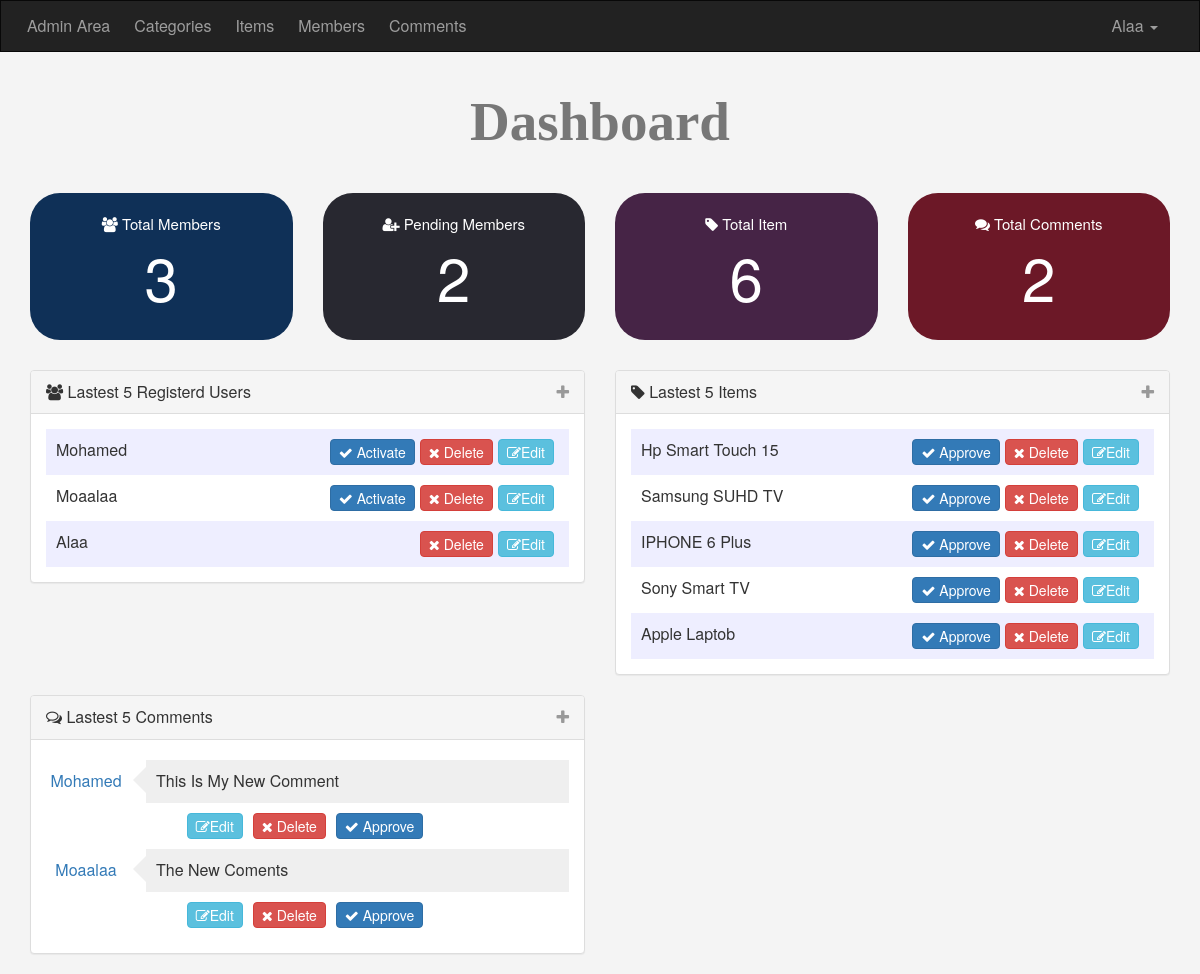
Page /admin/dashboard.php (signed in) on the committed database.
### tables this page shows
CREATE TABLE `users` (
  `userId` int(11) NOT NULL COMMENT 'the user id',
  `userName` varchar(255) NOT NULL COMMENT 'the user name',
  `password` varchar(255) NOT NULL COMMENT 'the password',
  `email` varchar(255) NOT NULL,
  `fullName` varchar(255) NOT NULL,
  `groubId` int(11) NOT NULL DEFAULT '0' COMMENT 'id for the user permission',
  `trustStatuse` int(11) NOT NULL DEFAULT '0' COMMENT 'trusted sealer',
  `regStatuse` int(11) NOT NULL DEFAULT '0' COMMENT 'status of the registration',
  `Date` date NOT NULL
);

CREATE TABLE `items` (
  `item_ID` int(11) NOT NULL,
  `itemName` varchar(255) NOT NULL,
  `itemDesc` text NOT NULL,
  `itemPrice` varchar(255) NOT NULL,
  `itemAddingDate` date NOT NULL,
  `itemCountryMade` varchar(255) NOT NULL,
  `itemImage` varchar(255) NOT NULL,
  `itemStatuse` varchar(255) NOT NULL,
  `itemRating` smallint(6) NOT NULL,
  `itemApprove` tinyint(4) NOT NULL DEFAULT '0',
  `cat_ID` int(11) NOT NULL,
  `userId` int(11) NOT NULL
);

CREATE TABLE `comments` (
  `c_ID` int(11) NOT NULL,
  `commentName` text NOT NULL,
  `commentStatuse` tinyint(4) NOT NULL,
  `commentDate` date NOT NULL,
  `item_ID` int(11) NOT NULL,
  `userId` int(11) NOT NULL
);

### admin/includes/functions/functions.php (called while the page is built, shortened)
<?php
	function checkItme($select, $from, $value) {
		global $conn;
		$st = $conn->prepare("SELECT $select FROM $from WHERE $select = ?");
		$st->execute(array($value));
		$count = $st->rowCount();
		return $count;
	}
	function countItem($item, $table) {
		global $conn;
		$stmt2 = $conn->prepare("SELECT COUNT($item) FROM $table ");
		$stmt2->execute();
		return $stmt2->fetchColumn();
	}
	function getLatest($select, $table, $order, $limit = 5) {
		global $conn;
		$getstmt = $conn->prepare("SELECT $select FROM $table ORDER BY $order DESC LIMIT $limit");
		$getstmt->execute();
		$rows = $getstmt->fetchAll();
		return $rows;
	}

### admin/dashboard.php (the view, shortened to what this page needs)
<?php
	if (isset($_SESSION['userName'])) {
		include 'init.php';
		$latestUser = 5;
		$latest = getLatest("*", "users", "userId", $latestUser);
		$latestItem = 5;
		$latestItems = getLatest("*", "items", "item_ID", $latestItem);
		$latestcomments = 5;
		?>
		<div class='container home-stats text-center'>
			<h1>Dashboard</h1>
			<div class='row'>
				<div class='col-md-3'>
					<div class='stat st-members'>
						<i class="fa fa-users"></i> total members
						<span><a href='members.php'><?php echo countItem('userId', 'users') ?></a></span>
					</div>
				</div>
				<div class='col-md-3'>
					<div class='stat st-pending'>
						<i class="fa fa-user-plus"></i> pending members
						<span><a href='members.php?do=manage&page=pending'><?php echo checkItme('regStatuse', 'users', 0) ?></a></span>
					</div>
				</div>
				<div class='col-md-3'>
					<div class='stat st-items'>
						<i class="fa fa-tag"></i> total item
						<span><a href='items.php'><?php echo countItem('item_ID', 'items') ?></a></span>
					</div>
				</div>
				<div class='col-md-3'>
					<div class='stat st-comment'>
						<i class="fa fa-comments"></i> total comments
						<span><a href='comments.php'><?php echo countItem('c_ID', 'comments') ?></a></span>
					</div>
				</div>
			</div>
		</div>
		<div class='container latest'>
			<div class='row'>
				<div class='col-sm-6'>
					<div class='panel panel-default'>
							<div class='panel-heading'>
								<i class='fa fa-users'></i> lastest
								<?php echo $latestUser?> registerd users
								<span class="toggle-info pull-right">
									<i class="fa fa-plus"></i>
								</span>
							</div>
							<div class='panel-body'>
								<ul class="list-unstyled latest-users">
									<?php
										foreach ($latest as $user) {
											echo '<li>' . $user["userName"] .
													' <a href="members.php?do=edit&id='.$user["userId"].'">
														<span class="btn btn-info pull-right">
														<i class="fa fa-edit"></i>Edit';
													echo"<a href='members.php?do=delete&id=".$user["userId"]."' class='btn btn-danger pull-right confirm'><i class='fa fa-close'></i> delete</a>";
														if ($user['regStatuse'] == 0) {
														  	echo "<a href='members.php?do=activate&id=".$user['userId']."' class='btn btn-primary pull-right activate'>
														  	<i class='fa fa-check'></i> activate</a>";
														}
												echo'	</span>
													  </a>
												  </li>
												';
										}
									?>
								</ul>
							</div>
					</div>
				</div>
				<div class='col-sm-6'>
					<div class='panel panel-default'>
							<div class='panel-heading'>
								<i class='fa fa-tag'></i>
								lastest <?php echo $latestItem; ?>  items
								<span class="toggle-info pull-right">
									<i class="fa fa-plus"></i>
								</span>
							</div>
							<div class='panel-body'>
								<ul class="list-unstyled latest-users">
									<?php
									if(!empty ($latestItems)){
										foreach ($latestItems as $item) {
											echo '<li>' . $item["itemName"] .
													' <a href="items.php?do=edit&id='.$item["item_ID"].'">
														<span class="btn btn-info pull-right">
														<i class="fa fa-edit"></i>Edit';
											echo"<a href='items.php?do=delete&id=".$item['item_ID']."' class='btn btn-danger pull-right confirm'><i class='fa fa-close'></i> delete</a>";
											if ($item['itemApprove'] == 0) {
														  	echo "<a href='items.php?do=approve&id=".$item['item_ID']."' class='btn btn-primary pull-right activate'>
														  	<i class='fa fa-check'></i> Approve</a>";
														}
												echo'	</span>
													  </a>
												  </li>
												';
										}
									}else{
										echo "<div class='alert alert-warning'> there is no item to show</div>";
									}
									?>
								</ul>
							</div>
					</div>
				</div>
			</div>
			<div class='row'>
				<div class='col-sm-6'>
					<div class='panel panel-default'>
							<div class='panel-heading'>
								<i class='fa fa-comments-o'></i> lastest <?php echo $latestcomments; ?>
								 comments
								<span class="toggle-info pull-right">
									<i class="fa fa-plus"></i>
								</span>
							</div>
							<div class='panel-body'>
								<ul class="list-unstyled latest-users">
									<?php
										$stmt = $conn->prepare("SELECT
																	comments.* ,
																	users.userName AS User_Name
																FROM
																 	comments
																INNER JOIN
																 	users
																ON
																	users.userId = comments.userId
																ORDER BY C_ID DESC
																LIMIT $latestcomments
															  ");
										$stmt->execute();
										$rows = $stmt->fetchAll();
										if(!empty($rows)){
											foreach($rows as $com){
												echo '<div class="comment-box"> ';
													echo "<a href='members.php?do=edit&id=".$com['userId']."' ><span class='member-n' >" . $com["User_Name"] . "</span></a>";
													echo "<p class='member-c' >" . $com["commentName"] . "</p>";
													echo "<div class='controls text-center'> ";
														echo ' <a href="comments.php?do=edit&c_id='.$com["c_ID"].'">
																<span class="btn btn-info ">
																<i class="fa fa-edit"></i>Edit';
													echo"<a href='comments.php?do=delete&c_id=".$com['c_ID']."' class='btn btn-danger confirm activate'><i class='fa fa-close'></i> delete</a>";
													if ($com['commentStatuse'] == 0) {
																  	echo "<a href='comments.php?do=approve&c_id=".$com['c_ID']."' class='btn btn-primary activate'>
																  	<i class='fa fa-check'></i> Approve</a>";
																}
														echo'	</span>
															  </a>
														  </li>
														';
													echo'</div>';
												echo '</div>';
											}
										}else{
											echo "<div class='alert alert-warning'> there is no comments to show</div>";
										}
									?>
								</ul>
							</div>
					</div>
				</div>
			</div>
		</div>
		<?php
		include $tpl . "footer.php";
	}else {
		header('location: index.php');
		exit();
	}

### admin/layout/css/backend.css (style rules this page uses)
body { background-color: #f4f4f4; text-transform: capitalize; font-size: 16px; }
.home-stats .stat { padding: 20px; font-size: 15px; color: #fff; border-radius: 30px; }
.home-stats .stat a { color: #fff; text-decoration: none; }
.home-stats .stat span { display: block; font-size: 60px; }
.home-stats .st-members { background-color: #0F3057; }
.home-stats .st-pending { background-color: #282830; }
.home-stats .st-items { background-color: #462446; }
.home-stats .st-comment { background-color: #6C1827; }
.latest { margin-top: 30px; }
.latest .toggle-info { color: #999; cursor: pointer; }
.latest-users { margin-bottom: 0; }
.latest-users li { padding: 10px; overflow: hidden; }
.latest-users li:nth-child(odd) { background-color: #eef; }
.latest-users .btn-info, .latest-users .btn-primary, .latest-users .btn-danger { padding: 2px 8px; }
.latest-users .btn-primary, .latest-users .btn-danger, .latest-users .btn-info { margin-right: 5px; }
.latest .comment-box { margin: 5px 0 10px; }
.latest .comment-box .member-n, .latest .comment-box .member-c { float: left; }
.latest .comment-box .member-n { width: 80px; text-align: center; margin-right: 20px; position: relative; top: 10px; }
.latest .comment-box .member-c { width: calc(100% - 100px); background-color: #efefef; padding: 10px; position: relative; }
.latest .comment-box .member-c:before { content: ""; position: absolute; left: -28px; top: 5px; border-style: solid; border-color: transparent #efefef transparent transparent; border-width: 15px; }
h1 { font-size: 55px; margin: 40px 0; font-weight: bold; color: #777; font-family: cursive; }
.activate { margin-left: 5px; }

### rows in the picture
users: userName "Mohamed"
users: userName "Moaalaa"
users: userName "Alaa"
items: itemName "Hp Smart Touch 15"
items: itemName "Samsung SUHD TV"
items: itemName "IPHONE 6 Plus"
items: itemName "Sony Smart TV"
items: itemName "Apple Laptob"
comments: userId.userName "Mohamed", commentName "This Is My New Comment"
comments: userId.userName "Moaalaa", commentName "The New Coments"

### other values in the picture
lang('ADMIN_HOME') "Admin Area"
lang('ADMIN_CATEGORIES') "Categories"
lang('ADMIN_ITEM') "Items"
lang('ADMIN_MEMBERS') "Members"
lang('ADMIN_COMMENTS') "Comments"
$_SESSION['userName'] "Alaa"
countItem('userId', 'users') "3"
checkItme('regStatuse', 'users', 0) "2"
countItem('item_ID', 'items') "6"
countItem('c_ID', 'comments') "2"
$latestUser "5"
$latestItem "5"
$latestcomments "5"
